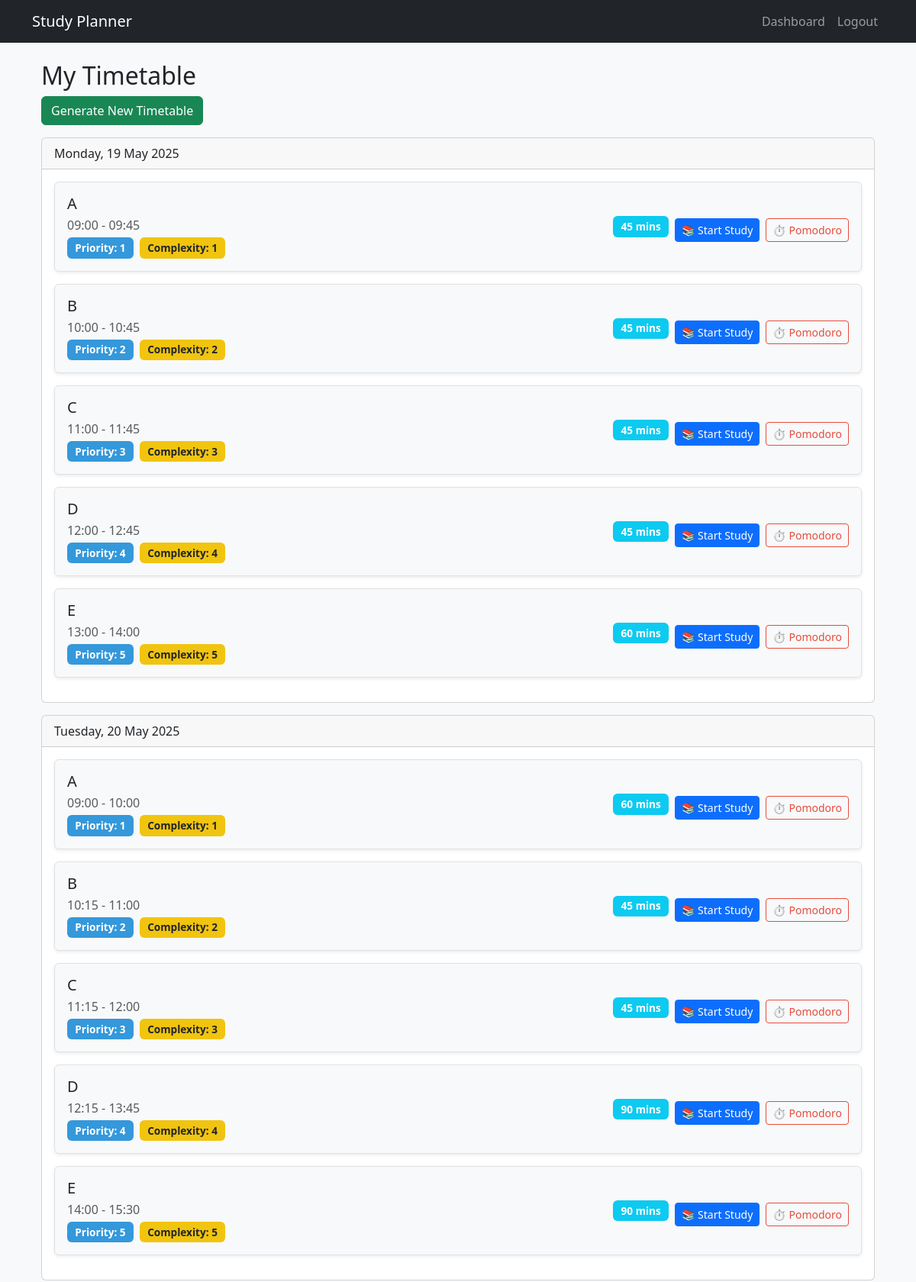
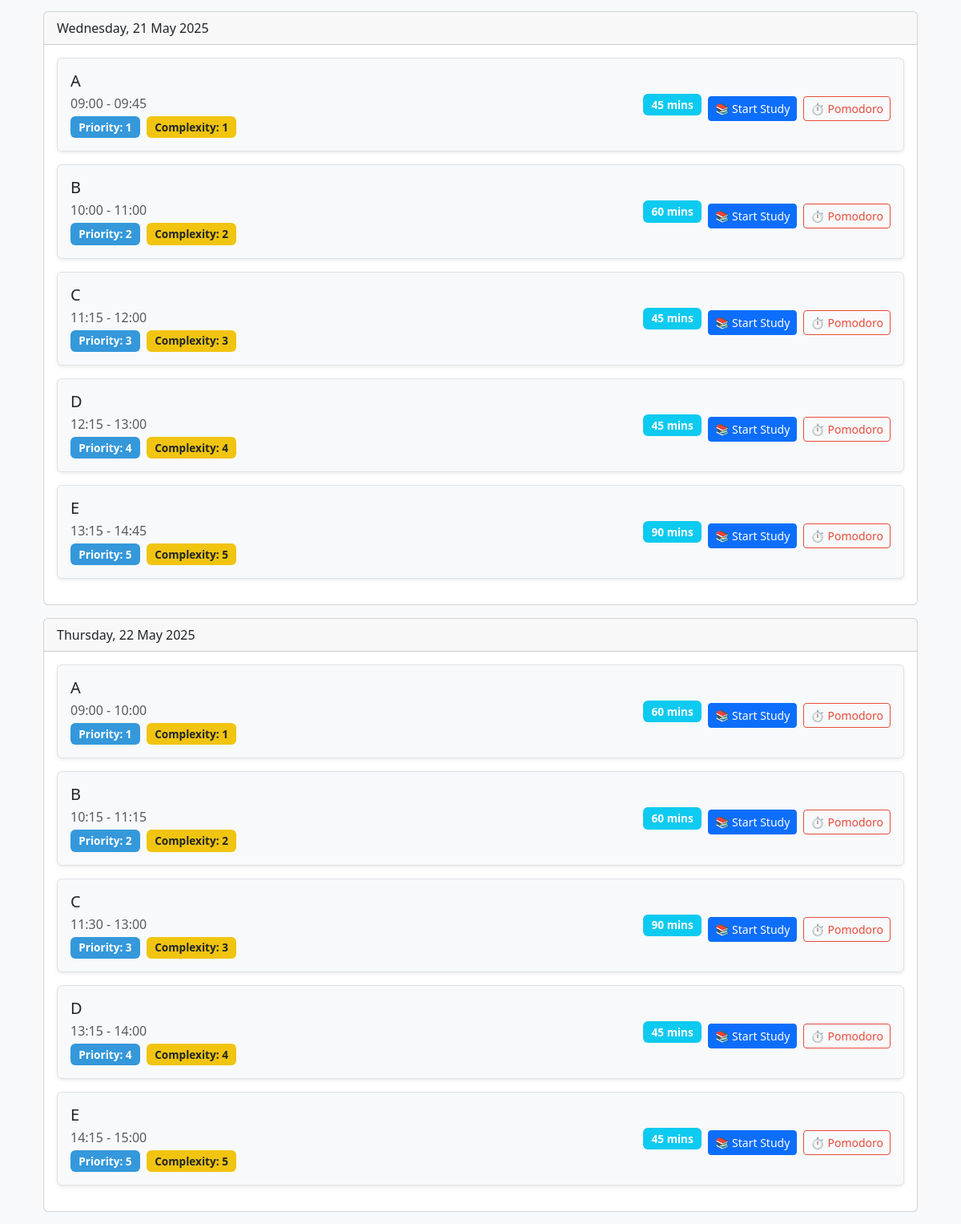
Screenshot of /timetable (signed in, upper part) with the database file from the repository (2 pictures, top to bottom).
### app.py (models this page shows, shortened)
class TimetableSession(db.Model):
    id = db.Column(db.Integer, primary_key=True)
    user_id = db.Column(db.Integer, db.ForeignKey('user.id'), nullable=False)
    subject_id = db.Column(db.Integer, db.ForeignKey('subject.id'), nullable=False)
    date = db.Column(db.Date, nullable=False)
    start_time = db.Column(db.Time, nullable=False)
    end_time = db.Column(db.Time, nullable=False)
    duration = db.Column(db.Integer, nullable=False)
    is_completed = db.Column(db.Boolean, default=False)
    subject = db.relationship('Subject')

class Subject(db.Model):
    id = db.Column(db.Integer, primary_key=True)
    user_id = db.Column(db.Integer, db.ForeignKey('user.id'), nullable=False)
    name = db.Column(db.String(100), nullable=False)
    days_left = db.Column(db.Integer, nullable=False)
    total_units = db.Column(db.Integer, nullable=False)
    completed_units = db.Column(db.Integer, default=0)
    priority = db.Column(db.Integer, nullable=False)
    complexity = db.Column(db.Integer, nullable=False)

### app.py (the view)
@app.route('/timetable')
@login_required
def timetable():
    sessions = TimetableSession.query.filter_by(user_id=current_user.id).order_by(
        TimetableSession.date, TimetableSession.start_time
    ).all()
    return render_template('timetable.html', timetable=sessions)

### app.py (called while the page is built)
@login_manager.user_loader
def load_user(user_id):
    return User.query.get(int(user_id))

### templates/timetable.html (shortened to what this page needs)
{% extends "base.html" %}
{% block content %}
<div class="container">
    <h2>My Timetable</h2>
    <a href="{{ url_for('generate_timetable') }}" class="btn btn-success mb-3">Generate New Timetable</a>
    {% for day in timetable|groupby('date') %}
    <div class="card mb-3">
        <div class="card-header">
            {{ day.grouper.strftime('%A, %d %B %Y') }}
        </div>
        <div class="card-body">
            {% for session in day.list %}
            <div class="d-flex justify-content-between align-items-center mb-3 p-3 border rounded shadow-sm
                        {% if session.is_completed %}bg-success bg-opacity-10{% else %}bg-light{% endif %}"
                 data-session-id="{{ session.id }}">
                <div>
                    <h5 class="mb-1">
                        {{ session.subject.name }}
                    </h5>
                    <p class="mb-1 text-muted">
                        {{ session.start_time.strftime('%H:%M') }} - {{ session.end_time.strftime('%H:%M') }}
                    </p>
                    <span class="badge bg-primary me-1">Priority: {{ session.subject.priority }}</span>
                    <span class="badge bg-warning text-dark">Complexity: {{ session.subject.complexity }}</span>
                </div>
                <div class="text-end d-flex align-items-center">
                    <span class="badge bg-info me-2">{{ session.duration }} mins</span>
                    {% if not session.is_completed %}
                        <button class="btn btn-primary btn-sm me-2 start-session-btn"
                                data-session-id="{{ session.id }}">
                            📚 Start Study
                        </button>
                    {% endif %}
                    <a href="{{ url_for('pomodoro_subject', subject_name=session.subject.name) }}"
                       class="btn btn-outline-danger btn-sm">
                        ⏱️ Pomodoro
                    </a>
                </div>
            </div>
            {% endfor %}
        </div>
    </div>
    {% endfor %}
</div>
{% endblock %}

### static/css/style.css (style rules this page uses)
body { font-family: 'Segoe UI', Tahoma, Geneva, Verdana, sans-serif; background-color: #f8f9fa; min-height: 100vh; margin: 0; padding: 0; }
.badge { font-size: 0.85em; padding: 0.5em 0.75em; }
.bg-primary { background-color: #3498db !important; }
.bg-warning { background-color: #f1c40f !important; }
.btn-outline-danger { border-color: #e74c3c; color: #e74c3c; }
.card .btn { margin-top: 10px; }

### rows the page displays
TimetableSession: grouper "Monday, 19 May 2025", subject.name "A", start_time "09:00", end_time "09:45", subject.priority "1", subject.complexity "1", duration "45"
TimetableSession: subject.name "B", start_time "10:00", end_time "10:45", subject.priority "2", subject.complexity "2", duration "45"
TimetableSession: subject.name "C", start_time "11:00", end_time "11:45", subject.priority "3", subject.complexity "3", duration "45"
TimetableSession: subject.name "D", start_time "12:00", end_time "12:45", subject.priority "4", subject.complexity "4", duration "45"
TimetableSession: subject.name "E", start_time "13:00", end_time "14:00", subject.priority "5", subject.complexity "5", duration "60"
TimetableSession: grouper "Tuesday, 20 May 2025", subject.name "A", start_time "09:00", end_time "10:00", subject.priority "1", subject.complexity "1", duration "60"
TimetableSession: subject.name "B", start_time "10:15", end_time "11:00", subject.priority "2", subject.complexity "2", duration "45"
TimetableSession: subject.name "C", start_time "11:15", end_time "12:00", subject.priority "3", subject.complexity "3", duration "45"
TimetableSession: subject.name "D", start_time "12:15", end_time "13:45", subject.priority "4", subject.complexity "4", duration "90"
TimetableSession: subject.name "E", start_time "14:00", end_time "15:30", subject.priority "5", subject.complexity "5", duration "90"
TimetableSession: grouper "Wednesday, 21 May 2025", subject.name "A", start_time "09:00", end_time "09:45", subject.priority "1", subject.complexity "1", duration "45"
TimetableSession: subject.name "B", start_time "10:00", end_time "11:00", subject.priority "2", subject.complexity "2", duration "60"
TimetableSession: subject.name "C", start_time "11:15", end_time "12:00", subject.priority "3", subject.complexity "3", duration "45"
TimetableSession: subject.name "D", start_time "12:15", end_time "13:00", subject.priority "4", subject.complexity "4", duration "45"
TimetableSession: subject.name "E", start_time "13:15", end_time "14:45", subject.priority "5", subject.complexity "5", duration "90"
TimetableSession: grouper "Thursday, 22 May 2025", subject.name "A", start_time "09:00", end_time "10:00", subject.priority "1", subject.complexity "1", duration "60"
TimetableSession: subject.name "B", start_time "10:15", end_time "11:15", subject.priority "2", subject.complexity "2", duration "60"
TimetableSession: subject.name "C", start_time "11:30", end_time "13:00", subject.priority "3", subject.complexity "3", duration "90"
TimetableSession: subject.name "D", start_time "13:15", end_time "14:00", subject.priority "4", subject.complexity "4", duration "45"
TimetableSession: subject.name "E", start_time "14:15", end_time "15:00", subject.priority "5", subject.complexity "5", duration "45"
